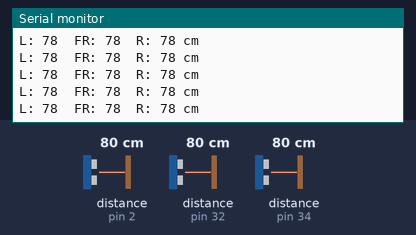
Recording of a sketch running on a simulated Arduino Mega 2560, built with avr-gcc and run on an emulated ATmega2560. Parts: the last lines printed to the serial monitor. Wiring (inferred from the names in the program): 3 × ultrasonic range finder: trigger pin 31, echo pin 2 / trigger pin 33, echo pin 32 / trigger pin 35, echo pin 34. The test bench sets the inputs (shaded band); at power-on: distance to the obstacle (sensors on pin 2, pin 32, pin 34) 80 cm. The echo pulse lasts 58.3 µs per cm.

Above: at 1.2 s.
1.3 s: distance to the obstacle (sensor on pin 2) set to 299 cm
At 2.0 s:
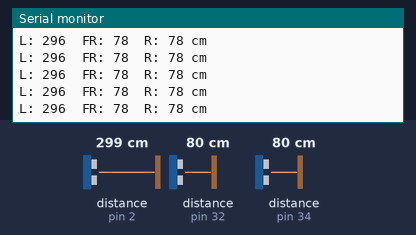
4.3 s: distance to the obstacle (sensor on pin 32) set to 2 cm
At 4.9 s:
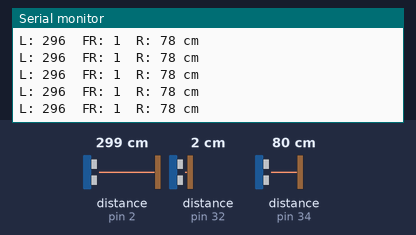
7.3 s: distance to the obstacle (sensor on pin 34) set to 120 cm
At 8.0 s:
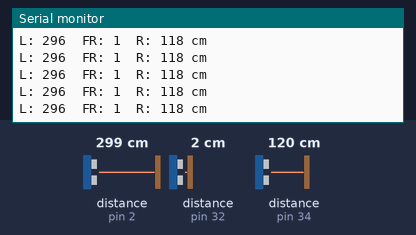
10.3 s: distance to the obstacle (sensor on pin 2) set to 2 cm
At 10.9 s:
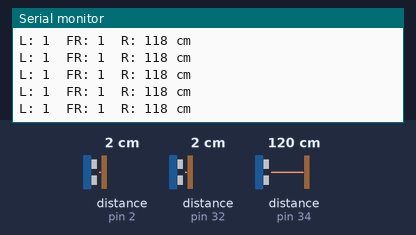
13.3 s: distance to the obstacle (sensor on pin 34) set to 18 cm
At 14.0 s:
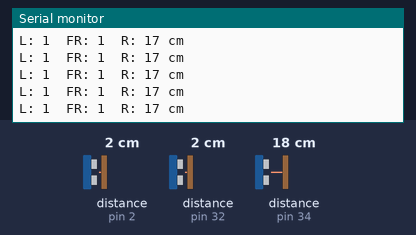
16.3 s: distance to the obstacle (sensor on pin 32) set to 18 cm
At 16.8 s:
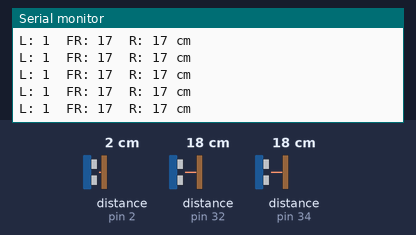
Timing chart, 0 to 19.3 s (numbered marks = the images above; inputs shaded):
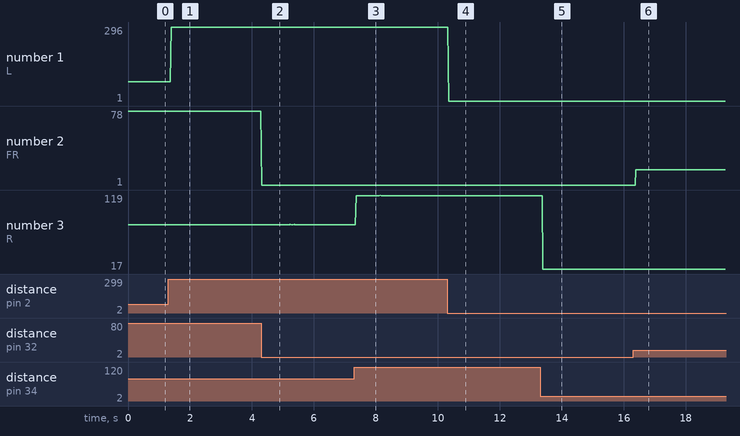

The sketch:

ultrasonic.ino
```cpp
int echoPinL = 2;
int trigPinL = 31;
int echoPinF = 32;
int trigPinF = 33;
int echoPinR = 34;
int trigPinR = 35;

long uDuration;
int uDistance;

void setup() {
  pinMode(trigPinL, OUTPUT);
  pinMode(echoPinL, INPUT);
  pinMode(trigPinF, OUTPUT);
  pinMode(echoPinF, INPUT);
  pinMode(trigPinR, OUTPUT);
  pinMode(echoPinR, INPUT);
  Serial.begin(9600);
}

void loop() {
  long SensorL = getLength(echoPinL, trigPinL);
  long SensorF = getLength(echoPinF, trigPinF);
  long SensorR = getLength(echoPinR, trigPinR);


  Serial.print("L: ");
  Serial.print(SensorL);
  Serial.print("\tFR: ");
  Serial.print(SensorF);
  Serial.print("\tR: ");
  Serial.print(SensorR);
  Serial.println(" cm ");
}

long getLength(int echoPin, int trigPin){
  digitalWrite(trigPin, LOW);
  delayMicroseconds(2);
  digitalWrite(trigPin, HIGH);
  delayMicroseconds(10);
  digitalWrite(trigPin, LOW);
  uDuration = pulseIn(echoPin, HIGH);
  uDistance = uDuration * 0.034 / 2; // Speed of sound wave divided by 2 (go and back)
  return uDistance;
}
```

Measured:
- after the input at 1.3 s, the serial monitor: prints a new line after 0.09 s (image 1)
- after the input at 4.3 s, the serial monitor: prints a new line at once (image 2)
- after the input at 7.3 s, the serial monitor: prints a new line after 0.06 s (image 3)
- after the input at 10.3 s, the serial monitor: prints a new line after 0.05 s (image 4)
- after the input at 13.3 s, the serial monitor: prints a new line after 0.09 s (image 5)
- after the input at 16.3 s, the serial monitor: prints a new line after 0.09 s (image 6)
- plotted number 1: 78 → 296 after the input at 1.3 s
- plotted number 2: 78 → 1 after the input at 4.3 s
